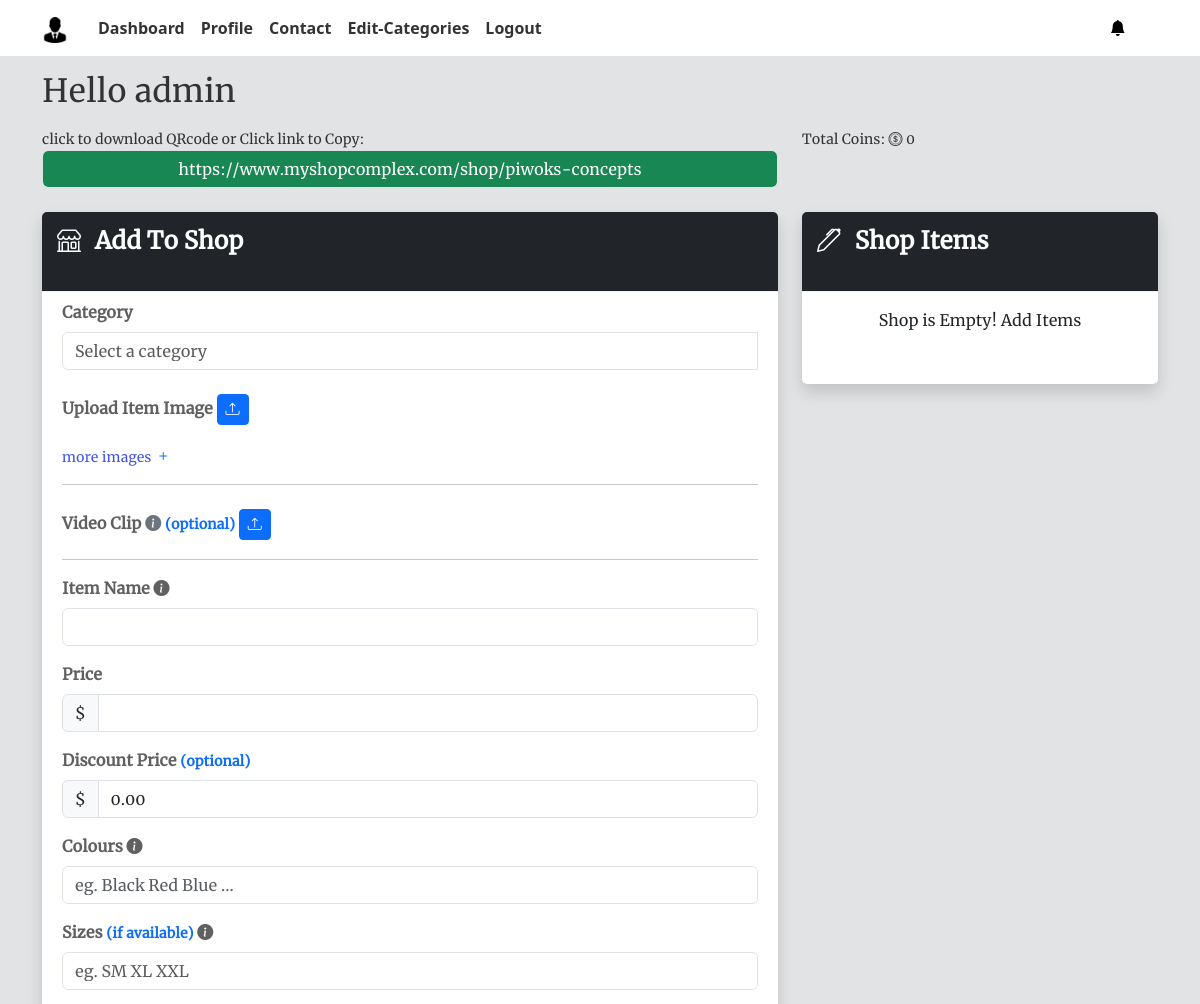
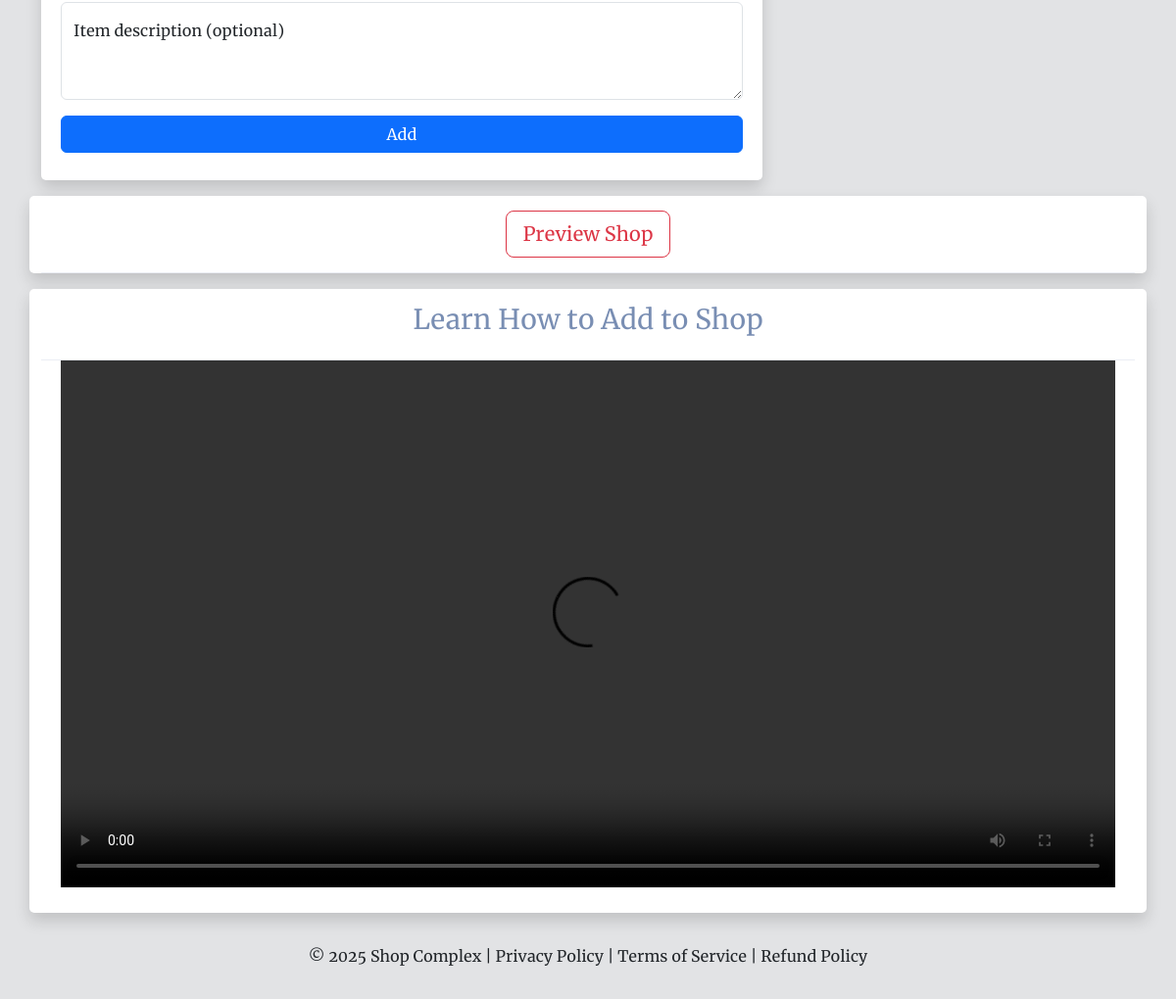
The app's page /clear/1/ (signed in) with its own data (2 pictures, top to bottom).
### myapp/models.py (models this page shows, shortened)
class User(AbstractUser):
    profilepic = models.ImageField(upload_to= 'profilepic', null=True, blank=True, default="avatar.png")
    moredesc = models.TextField(null=True, blank=True)
    businessname = models.CharField(
        max_length=100, unique=True, null=True, blank=True)
    slug = models.SlugField(unique=True, null=True, blank=True)
    country = models.CharField(max_length=100, null=True, blank=True)
    state = models.CharField(max_length=100, null=True, blank=True)
    address = models.CharField(max_length=100, null=True, blank=True)
    phone = models.CharField(max_length=100, null=True, blank=True)
    email = models.EmailField(unique=True)
    meansofid = models.CharField(max_length=100, null=True, blank=True)
    idnumber = models.CharField(max_length=100, null=True, blank=True)
    idpic = models.ImageField(upload_to= 'id', null=True, blank=True)
    qrcode = models.ImageField(null=True, blank=True)
    logo = models.ImageField(null=True, blank=True, default="icon.png")
    currency = models.CharField(max_length=10, null=True, blank=True)
    coins = models.IntegerField(blank=True, null=True, default=0)
    whatsapp = models.CharField(max_length=200, null=True, blank=True)
    facebook = models.CharField(max_length=200, null=True, blank=True)
    instagram = models.CharField(max_length=200, null=True, blank=True)
    username = models.CharField(max_length=100, null=True, blank=True)
    password = models.CharField(max_length=128, null=True, blank=True)
    gender = models.CharField(max_length=100, null=True, blank=True)
    updated = models.DateTimeField(auto_now=True, null=True)
    created = models.DateTimeField(auto_now_add=True, null=True)
    subscribed = models.BooleanField(default=False, null=True, blank=True)
    passwordresetcode = models.CharField(max_length=200, null=True, blank=True)
    passwordresetphone = models.CharField(
        max_length=200, null=True, blank=True)
    securityquestion = models.CharField(max_length=200, null=True, blank=True)
    securityanswer = models.CharField(max_length=100, null=True, blank=True)
    date = models.DateTimeField(default=datetime.now())
    trial_start = models.DateTimeField(null=True, blank=True)
    trial_end = models.DateTimeField(null=True, blank=True)
    record = models.FileField(upload_to="records/", blank=True, null=True)
    USERNAME_FIELD = 'email'
    REQUIRED_FIELDS = ['username']

### myapp/views.py (the view)
# urls.py: path('clear/<str:pk>/', views.clear, name='clear'),
@login_required(login_url='loginform')
def clear(request, pk):
    user = request.user.slug
    product = CartItem.objects.filter(phone=pk)
    if request.method == 'POST':
        for product in product:
            if product.slug == user:
                product.delete()
        return redirect('portal')
    else:
        return render(request, 'myapp/portal.html')

### myapp/templates/myapp/portal.html (shortened to what this page needs)
{% extends 'wrapper.html' %}
{% load static %}
{% block content %}
<div class="container my-3 ">
    {% if user.is_authenticated %}
    <div class="d-flex">
    <h2 class="">Hello {{user.username}}</h2>
    </div>
    <div class="row mt-2">
        {% if not user.slug %}
        <div class="col-lg-8 col-md-12 col-sm-12">
            <small>click to download QRcode or Click link to Copy:</small>
            <input class="form-control mb-2 text-center bg-danger text-white" type="text" value="Site is not active"
                readonly>
        </div>
        {% else %}
        <div class="col-lg-8 col-md-12 col-sm-12">
            <small>click to download QRcode or Click link to Copy:</small>
            <input id="copyInput" class="form-control mb-2 text-center bg-success text-white" type="text"
                value="https://www.myshopcomplex.com/shop/{{user.slug}}" readonly>
        </div>
        {% endif %}
        <div class="col-lg-4 col-md-12 col-sm-12">
            <small>Total Coins: <i class="bi bi-coin"></i>
                <span class="">{{user.coins}}</span>
            </small><br>
            <b>{{notify}}</b> <br>
        </div>
    </div>
    {% endif %}
</div>
<div class="container">
    <div class="row">
        <div class="col-12 col-lg-8">
            <div class="card mb-3 shadow">
                <div class="card-header text-white bg-dark">
                    <h1><i class="bi bi-shop me-2"></i> Add To Shop </h1>
                </div>
                <div class="card-body">
                    <form action="{% url 'addProduct' %}" method="POST" enctype="multipart/form-data">
                        <div class="col-12 mt-2">
                            <label for="category" class="form-label">Category</label>
                            <div class="input-group">
                                <input type="text" id="category-input" class="form-control" list="category-list"
                                    name="category" placeholder="Select a category" required>
                            </div>
                        </div>
                        <div class="mb-3 col-lg-6 mt-3">
                            <div class="pt-2">
                                <label for="formFile" class="form-label">Upload Item Image</label>
                                <a href="#" class="btn btn-primary btn-sm" title="Upload new profile image"
                                    id="uploadLink">
                                    <i class="bi bi-upload"></i>
                                </a>
                            </div>
                        </div>
                        <a href="#" id="moreImagesLink">
                            <small>more images</small>
                            <i class="bi bi-plus text-primary"></i>
                        </a>
                        <hr>
                        <div class="mb-3 col-lg-6 mt-3" id="image4Container">
                            <div class="pt-2">
                                <label for="formFile" class="form-label" data-bs-toggle="tooltip"
                                    data-bs-placement="top"
                                    title="Upload Short Clips. Upload might take long depending on the size of your clip, ensure to compress before uploading.">Video
                                    Clip <i class="bi bi-info-circle-fill text-secondary"></i> <small
                                        class="text-primary">(optional)</small></label>
                                <a href="#" class="btn btn-primary btn-sm" title="itemvideo3" id="uploadLink4">
                                    <i class="bi bi-upload"></i>
                                </a>
                            </div>
                        </div>
                        <hr>
                        <div class="col-sm-12 mt-3">
                            <label for="item name" class="form-label" data-bs-toggle="tooltip" data-bs-placement="top"
                                title="20 Characters Only">Item Name <i class="bi bi-info-circle-fill"></i> </label>
                            <input type="text" name="itemname" class="form-control" maxlength="20" required>
                        </div>
                        <div class="col-sm-12 mt-3">
                            <label for="item name" class="form-label">Price</label>
                            <div class="input-group">
                                <span class="input-group-text">{{user.currency}}</span>
                                <input type="text" class="form-control" name="itemprice" aria-label="itemprice"
                                    pattern="[0-9]*\.?[0-9]+" title="Enter a valid number" required>
                            </div>
                        </div>
                        <div class="col-sm-12 mt-3">
                            <label for="discount" class="form-label">Discount Price <small class="text-primary">
                                    (optional)</small></label>
                            <div class="input-group">
                                <span class="input-group-text">{{user.currency}}</span>
                                <input type="text" class="form-control" name="itemdiscount" value="0.00"
                                    pattern="[0-9]*\.?[0-9]+" title="Enter a valid number" aria-label="itemDiscount"
                                    required>
                            </div>
                        </div>
                        <div class="col-sm-12 mt-3">
                            <label for="item color" class="form-label" data-bs-toggle="tooltip" data-bs-placement="top"
                                title="do not seperate with a (' , ') comma">Colours <i
                                    class="bi bi-info-circle-fill"></i>
                            </label>
                            <input type="text" name="itemcolour" class="form-control"
                                placeholder="eg. Black Red Blue ...">
                        </div>
                        <div class="col-sm-12 mt-3">
                            <label for="item color" class="form-label" data-bs-toggle="tooltip" data-bs-placement="top"
                                title="do not seperate with a (' , ') comma">Sizes <small class="text-primary">(if
                                    available)</small> <i class="bi bi-info-circle-fill"></i></label>
                            <input type="text" name="itemsize" class="form-control" placeholder="eg. SM XL XXL">
                        </div>
                        <div class="col-sm-12 form-floating mt-3">
                            <textarea class="form-control" placeholder="Leave a comment here" id="floatingTextarea2"
                                name="itemdescription" style="height: 100px"></textarea>
                            <label for="floatingTextarea2">Item description (optional)</label>
                        </div>
                        <div class="col-sm-12 mt-3">
                            <button class="btn btn-primary w-100 mb-2" name="add" type="submit">Add</button>
                        </div>
                    </form>
                </div>
            </div>
        </div>
        <div class="col-sm-12 col-lg-4">
            <div class="card mb-3 shadow">
                <div class="card-header text-white bg-dark">
                    <h1><i class="bi bi-pen me-2"></i> Shop Items </h1>
                </div>
                <div class="card-body">
                    <div class="accordion accordion-flush" id="accordionFlushExample">
                        {% if categories %}
                        {% for category in categories %}
                        <div class="accordion-item">
                            <h2 class="accordion-header" id="flush-heading{{forloop.counter}}">
                                <button class="accordion-button collapsed" type="button" data-bs-toggle="collapse"
                                    data-bs-target="#flush-collapse{{forloop.counter}}" aria-expanded="false"
                                    aria-controls="flush-collapse{{forloop.counter}}">
                                    {{category.itemcategory}} {{product__count}}
                                </button>
                            </h2>
                            <div id="flush-collapse{{forloop.counter}}" class="accordion-collapse collapse"
                                aria-labelledby="flush-heading{{forloop.counter}}"
                                data-bs-parent="#accordionFlushExample">
                                <div class="accordion-body">
                                    {% for item in product reversed %}
                                    {% if item.itemcategory == category.itemcategory %}
                                    <div class="card-body m-0 p-0">
                                        <small class="text-secondary">updated@{{item.updated |timesince}}</small>
                                        <p class="text-secondary"><b>{{item.itemname}}</b></p>
                                        <img src="{{item.itemimage.url}}" alt="image" style="width: 50px;">
                                        <small
                                            class="text-secondary">{{user.currency}}{{item.itemamount|floatformat:2}}</small>
                                        <br>
                                        <small class="text-secondary">created@{{item.created}}</small>
                                    </div>
                                    <hr class="my-1 p-0 text-primary">
                                    {% endif %}
                                    {% endfor %}
                                </div>
                            </div>
                        </div>
                        {% endfor %}
                        {% else %}
                        <p class="text-center p-3">Shop is Empty! Add Items</p>
                        {% endif %}
                    </div>
                </div>
            </div>
        </div>
    </div>
    <div class="row">
        <div class="card mb-3 shadow">
            <div class="card-header text-center">
                <a class="btn btn-outline-danger btn-lg" href="shop/{{ user.slug }}" target="_blank">Preview Shop</a>
            </div>
        </div>
    </div>
    <div class="row">
        <div class="card mb-3 shadow">
            <div class="card-header text-center">
                <h3>Learn How to Add to Shop</h3>
            </div>
            <div class="card-body text-center">
                <video src="{% static 'clip/complete1.mp4' %}" width="100%" controls></video>
            </div>
        </div>
    </div>
</div>
{% endblock content %}

### templates/navbar.html (shortened to what this page needs)
{% load static %}
<div id="navbar-container">
    <nav class="navbar navbar-expand-lg navbar-light custom-navbar"
        style="font-family: system-ui, -apple-system, BlinkMacSystemFont, 'Segoe UI', Roboto, Oxygen, Ubuntu, Cantarell, 'Open Sans', 'Helvetica Neue', sans-serif">
        <div class="container text-center">
            <div class="col-auto">
                {% if user.is_authenticated %}
                <a href="{% url 'portal' %}" class="navbar-brand text-white logo">
                    <img src="{{user.logo.url}}" alt="logo">
                </a>
                {% else %}
                <a href="{% url 'portal' %}" class="navbar-brand text-white">
                    <i class="bi bi-diamond"></i> Brand Name
                </a>
                {% endif %}
            </div>
            <div class="collapse navbar-collapse" id="navbarNav">
                <ul class="navbar-nav ml-auto">
                    <li class="nav-item">
                        <a class="nav-link" href="{% url 'portal' %}">Dashboard</a>
                    </li>
                    <li class="nav-item">
                        <a class="nav-link" href="{% url 'profile' %}">Profile</a>
                    </li>
                    <li class="nav-item">
                        <a class="nav-link" href="{% url 'contact' %}">Contact</a>
                    </li>
                    <li class="nav-item">
                        <a class="nav-link" href="{% url 'category' %}">Edit-Categories</a>
                    </li>
                    <li class="nav-item">
                        <a class="nav-link" href="{% url 'logout' %}">Logout</a>
                    </li>
                </ul>
            </div>
            <div class="col-auto">
                <div class="dropdown d-inline mx-3">
                    <a href="#" class="text-white dropdown-toggle text-decoration-none" id="notificationsDropdown"
                        role="button" data-bs-toggle="dropdown" aria-haspopup="true" aria-expanded="false">
                        <i class="bi bi-bell-fill text-black"></i>
                    </a>
                </div>
            </div>
        </div>
    </nav>
</div>

### static/assets/style.css (style rules this page uses)
:root { scroll-behavior: smooth; }
body { font-family: "Merriweather"; background: #F5F5F5; color: #333333; }
a { color: #4154f1; text-decoration: none; }
.custom-navbar { background-color: #ffffff; }
.navbar-nav .nav-link { color: #343a40; font-weight: bold; }
.card-header h1 { font-size: 24px; font-weight: bold; margin-bottom: 20px; }
.form-label { font-weight: bold; color: #616060; }
a { text-decoration: none; }
.card { margin-bottom: 30px; border: none; border-radius: 5px; box-shadow: 0px 0 30px rgba(166, 184, 12, 0.1); }
.card-header { border-color: #ebeef4; background-color: #fff; color: #798eb3; padding: 15px; }
.card-body { padding: 0 20px 20px 20px; }
.nav-item .nav-link { color: #333333; }
.logo img { max-height: 26px; margin-right: 6px; }

### records on screen
User: logo (picture), username "admin", slug "https://www.myshopcomplex.com/shop/piwoks-concepts", coins "0", currency "$"
